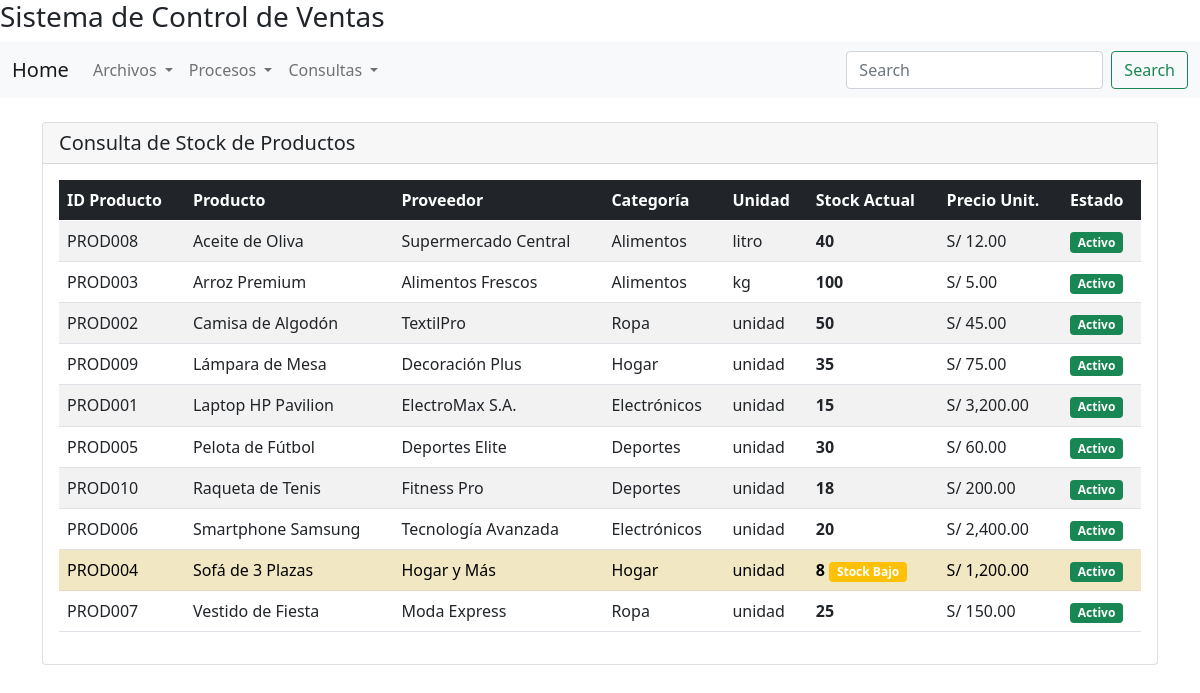
Page /vista/consulta/stock.php on the committed database.
### tables this page shows
CREATE TABLE productos (
    idproducto VARCHAR(10) PRIMARY KEY,
    idproveedor VARCHAR(3),
    nomproducto VARCHAR(128) NOT NULL,
    unimed VARCHAR(15),
    stock INT DEFAULT 0,
    cosuni DECIMAL(10,4) DEFAULT 0,
    preuni DECIMAL(10,4) DEFAULT 0,
    idcategoria CHAR(2),
    estado CHAR(1) DEFAULT 'A',
    FOREIGN KEY (idproveedor) REFERENCES proveedores(idproveedor),
    FOREIGN KEY (idcategoria) REFERENCES categorias(idcategoria)
);

CREATE TABLE proveedores (
    idproveedor VARCHAR(3) PRIMARY KEY,
    nomproveedor VARCHAR(128) NOT NULL,
    rucproveedor VARCHAR(11),
    dirproveedor VARCHAR(128),
    telproveedor VARCHAR(9),
    emailproveedor VARCHAR(64)
);

CREATE TABLE categorias (
    idcategoria CHAR(2) PRIMARY KEY,
    nomcategoria VARCHAR(128) NOT NULL
);

### includes/db.php (called while the page is built, shortened)
<?php
if (!defined('DB_INCLUDED')) {
    class DBConection{
    public function conectar(){
        try {
            $pdo = new PDO("mysql:host=" .DBHOST. ";dbname=" .DBNAME. ";charset=utf8", DBUSER, DBPASS);
            $pdo->setAttribute(PDO::ATTR_ERRMODE, PDO::ERRMODE_EXCEPTION);
            return $pdo;
        } catch (PDOException $e) {
            echo "Error en la conexión: " . $e->getMessage();
            return false;
        }
    }
    }
}
?>

### modelo/producto.php (called while the page is built, shortened)
<?php
if (!defined('PRODUCTO_INCLUDED')) {
    include $_SERVER['DOCUMENT_ROOT']."/sisventas/includes/db.php";
    class Producto {
        private $con;
        public function __construct(){
            $cnx = new DBConection();
            $this->con = $cnx->conectar();
        }
        public function listado(){
            $sql = "SELECT p.*, pr.nomproveedor, c.nomcategoria
                    FROM productos p
                    LEFT JOIN proveedores pr ON p.idproveedor = pr.idproveedor
                    LEFT JOIN categorias c ON p.idcategoria = c.idcategoria
                    ORDER BY p.nomproducto";
            $stmt = $this->con->prepare($sql);
            $stmt->execute();
            $resultados = $stmt->fetchAll(PDO::FETCH_ASSOC);
            return $resultados;
        }
    }
}
?>

### controlador/productoController.php (called while the page is built, shortened)
<?php
if (!defined('PRODUCTO_CONTROLLER_INCLUDED')) {
    include $_SERVER['DOCUMENT_ROOT']."/sisventas/modelo/producto.php";
    class ProductoController{
        public function obtener_listado(){
            $listado = new Producto();
           $res = $listado->listado();
            return $res;
        }
    }
}
?>

### vista/consulta/stock.php (the view, shortened to what this page needs)
<?php
include_once $_SERVER['DOCUMENT_ROOT']."/sisventas/vista/layout/header.php";
include_once $_SERVER['DOCUMENT_ROOT']."/sisventas/vista/layout/navbar.php";
include $_SERVER['DOCUMENT_ROOT']."/sisventas/controlador/productoController.php";
$producto = new ProductoController();
$datos = $producto->obtener_listado();
?>
<div class="container mt-4">
    <div class="row">
        <div class="col-12">
            <div class="card">
                <div class="card-header">
                    <h5 class="mb-0">Consulta de Stock de Productos</h5>
                </div>
                <div class="card-body">
                    <div class="table-responsive">
                        <table class="table table-striped table-hover">
                            <thead class="table-dark">
                                <tr>
                                    <th>ID Producto</th>
                                    <th>Producto</th>
                                    <th>Proveedor</th>
                                    <th>Categoría</th>
                                    <th>Unidad</th>
                                    <th>Stock Actual</th>
                                    <th>Precio Unit.</th>
                                    <th>Estado</th>
                                </tr>
                            </thead>
                            <tbody>
                            <?php
                                if ($datos && count($datos) > 0) {
                                    foreach ($datos as $fila) {
                                        $stockClass = $fila['stock'] <= 10 ? 'table-warning' : ($fila['stock'] == 0 ? 'table-danger' : '');
                                        $estado = $fila['estado'] == 'A' ? 'Activo' : 'Inactivo';
                                        ?>
                                        <tr class="<?php echo $stockClass; ?>">
                                            <td><?php echo $fila['idproducto']; ?></td>
                                            <td><?php echo $fila['nomproducto']; ?></td>
                                            <td><?php echo $fila['nomproveedor'] ?? 'N/A'; ?></td>
                                            <td><?php echo $fila['nomcategoria'] ?? 'N/A'; ?></td>
                                            <td><?php echo $fila['unimed']; ?></td>
                                            <td>
                                                <strong><?php echo $fila['stock']; ?></strong>
                                                <?php if ($fila['stock'] <= 10): ?>
                                                    <span class="badge bg-warning">Stock Bajo</span>
                                                <?php endif; ?>
                                            </td>
                                            <td>S/ <?php echo number_format($fila['preuni'], 2); ?></td>
                                            <td>
                                                <span class="badge <?php echo $fila['estado'] == 'A' ? 'bg-success' : 'bg-secondary'; ?>">
                                                    <?php echo $estado; ?>
                                                </span>
                                            </td>
                                        </tr>
                                    <?php
                                    }
                                } else {
                                    ?>
                                    <tr>
                                        <td colspan="8" class="text-center">No hay productos registrados</td>
                                    </tr>
                                <?php
                                }
                            ?>
                            </tbody>
                        </table>
                    </div>
                </div>
            </div>
        </div>
    </div>
</div>
<?php include_once $_SERVER['DOCUMENT_ROOT']."/sisventas/vista/layout/footer.php"; ?>

### vista/layout/header.php (shortened to what this page needs)
<!DOCTYPE html>
<html lang="en">
<head>
    <link href="https://cdn.jsdelivr.net/npm/bootstrap@5.0.2/dist/css/bootstrap.min.css" rel="stylesheet">
</head>
<body>
 <h3>Sistema de Control de Ventas</h3>

### vista/layout/navbar.php (shortened to what this page needs)
<nav class="navbar navbar-expand-lg navbar-light bg-light">
  <div class="container-fluid">
    <a class="navbar-brand" href="http://localhost/sisventas">Home</a>
    <div class="collapse navbar-collapse" id="navbarSupportedContent">
      <ul class="navbar-nav me-auto mb-2 mb-lg-0">
        <li class="nav-item dropdown">
          <a class="nav-link dropdown-toggle" href="#" id="archivosDropdown" role="button" data-bs-toggle="dropdown" aria-expanded="false">
            Archivos
          </a>
        </li>
        <li class="nav-item dropdown">
          <a class="nav-link dropdown-toggle" href="#" id="procesosDropdown" role="button" data-bs-toggle="dropdown" aria-expanded="false">
            Procesos
          </a>
        </li>
        <li class="nav-item dropdown">
          <a class="nav-link dropdown-toggle" href="#" id="consultasDropdown" role="button" data-bs-toggle="dropdown" aria-expanded="false">
            Consultas
          </a>
        </li>
      </ul>
      <form class="d-flex">
        <input class="form-control me-2" type="search" placeholder="Search" aria-label="Search">
        <button class="btn btn-outline-success" type="submit">Search</button>
      </form>
    </div>
  </div>
</nav>

### vista/layout/footer.php (shortened to what this page needs)
</body>
</html>

### rows in the picture
productos: idproducto "PROD008", nomproducto "Aceite de Oliva", idproveedor.nomproveedor "Supermercado Central", idcategoria.nomcategoria "Alimentos", unimed "litro", stock "40", preuni "12.00", estado "Activo"
productos: idproducto "PROD003", nomproducto "Arroz Premium", idproveedor.nomproveedor "Alimentos Frescos", idcategoria.nomcategoria "Alimentos", unimed "kg", stock "100", preuni "5.00", estado "Activo"
productos: idproducto "PROD002", nomproducto "Camisa de Algodón", idproveedor.nomproveedor "TextilPro", idcategoria.nomcategoria "Ropa", unimed "unidad", stock "50", preuni "45.00", estado "Activo"
productos: idproducto "PROD009", nomproducto "Lámpara de Mesa", idproveedor.nomproveedor "Decoración Plus", idcategoria.nomcategoria "Hogar", unimed "unidad", stock "35", preuni "75.00", estado "Activo"
productos: idproducto "PROD001", nomproducto "Laptop HP Pavilion", idproveedor.nomproveedor "ElectroMax S.A.", idcategoria.nomcategoria "Electrónicos", unimed "unidad", stock "15", preuni "3,200.00", estado "Activo"
productos: idproducto "PROD005", nomproducto "Pelota de Fútbol", idproveedor.nomproveedor "Deportes Elite", idcategoria.nomcategoria "Deportes", unimed "unidad", stock "30", preuni "60.00", estado "Activo"
productos: idproducto "PROD010", nomproducto "Raqueta de Tenis", idproveedor.nomproveedor "Fitness Pro", idcategoria.nomcategoria "Deportes", unimed "unidad", stock "18", preuni "200.00", estado "Activo"
productos: idproducto "PROD006", nomproducto "Smartphone Samsung", idproveedor.nomproveedor "Tecnología Avanzada", idcategoria.nomcategoria "Electrónicos", unimed "unidad", stock "20", preuni "2,400.00", estado "Activo"
productos: idproducto "PROD004", nomproducto "Sofá de 3 Plazas", idproveedor.nomproveedor "Hogar y Más", idcategoria.nomcategoria "Hogar", unimed "unidad", stock "8", shows "Stock Bajo", preuni "1,200.00", estado "Activo"
productos: idproducto "PROD007", nomproducto "Vestido de Fiesta", idproveedor.nomproveedor "Moda Express", idcategoria.nomcategoria "Ropa", unimed "unidad", stock "25", preuni "150.00", estado "Activo"
